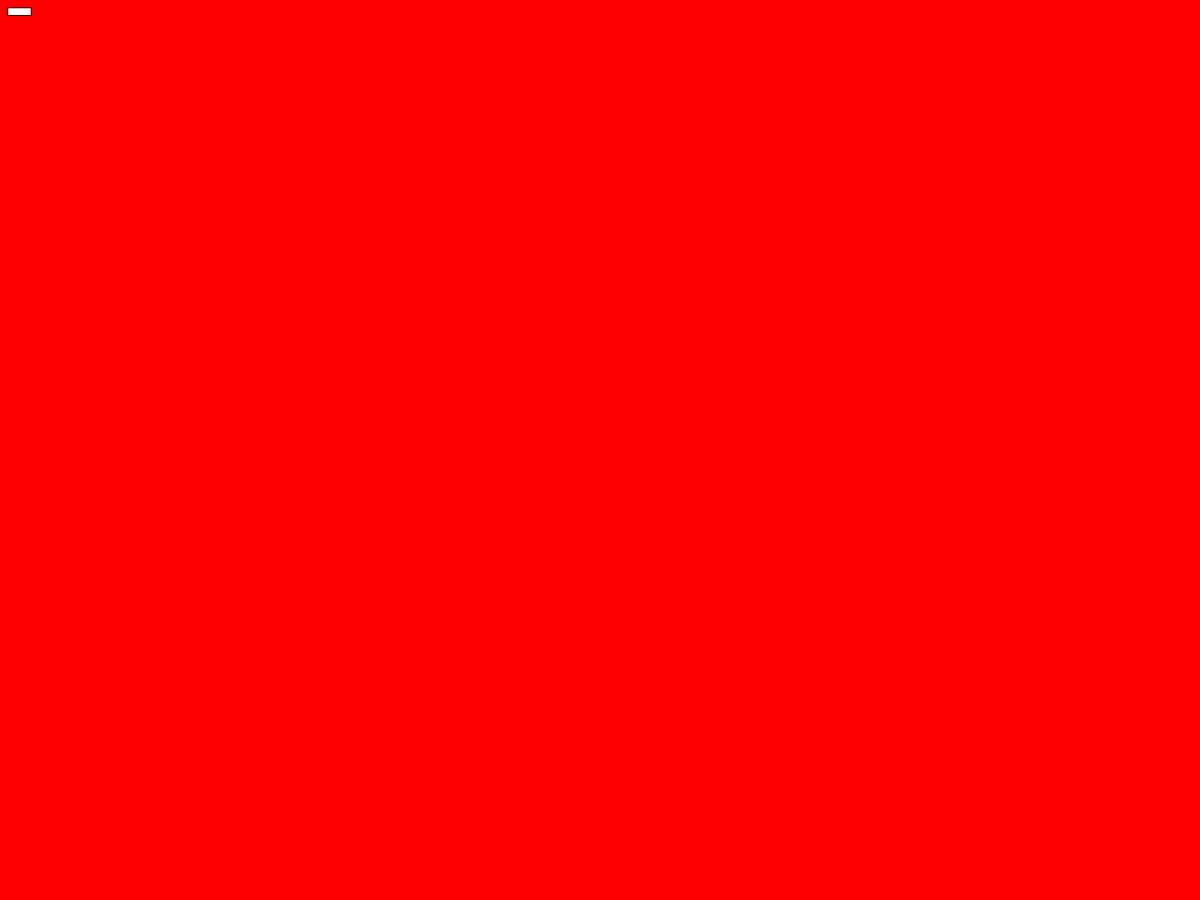
Frame 1 (no input)
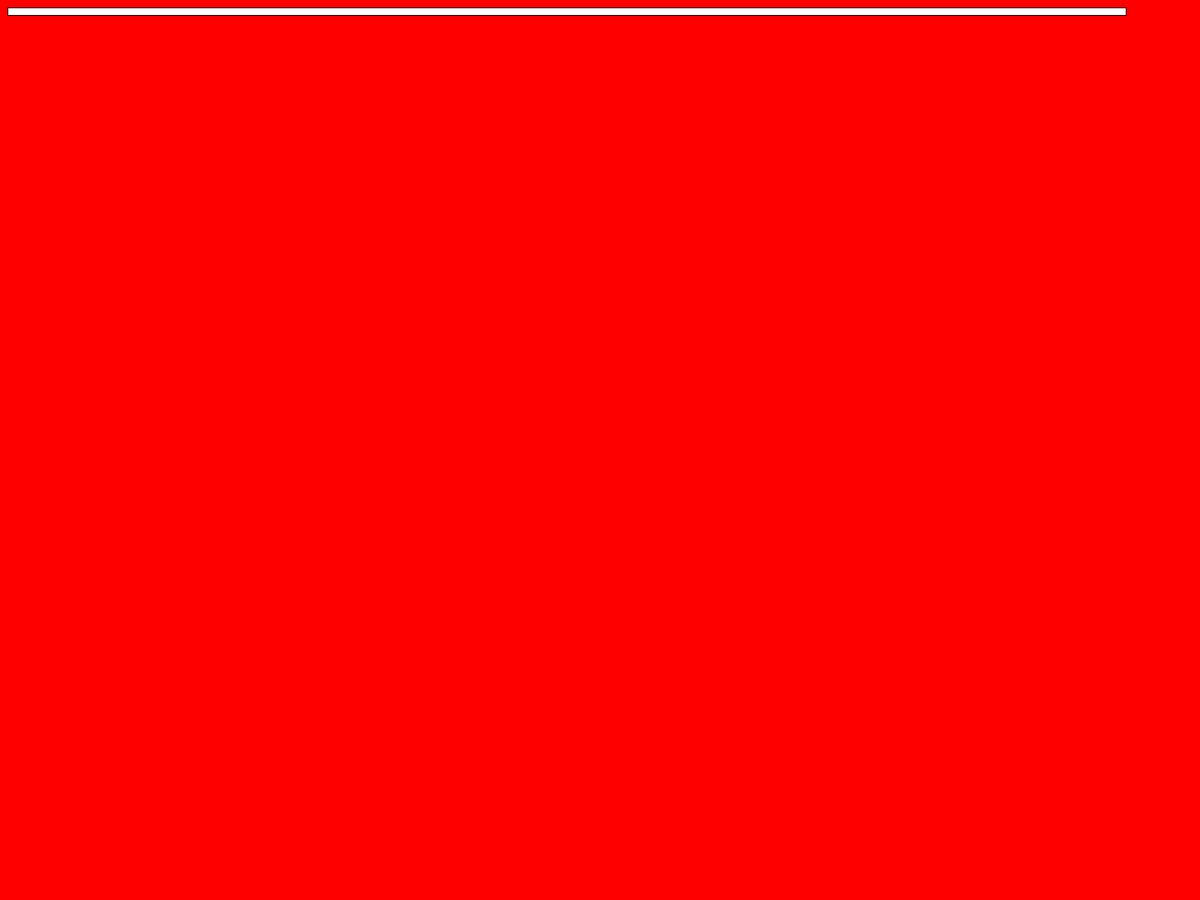
Frame 60 (the mouse pressed at the canvas centre just before this capture)
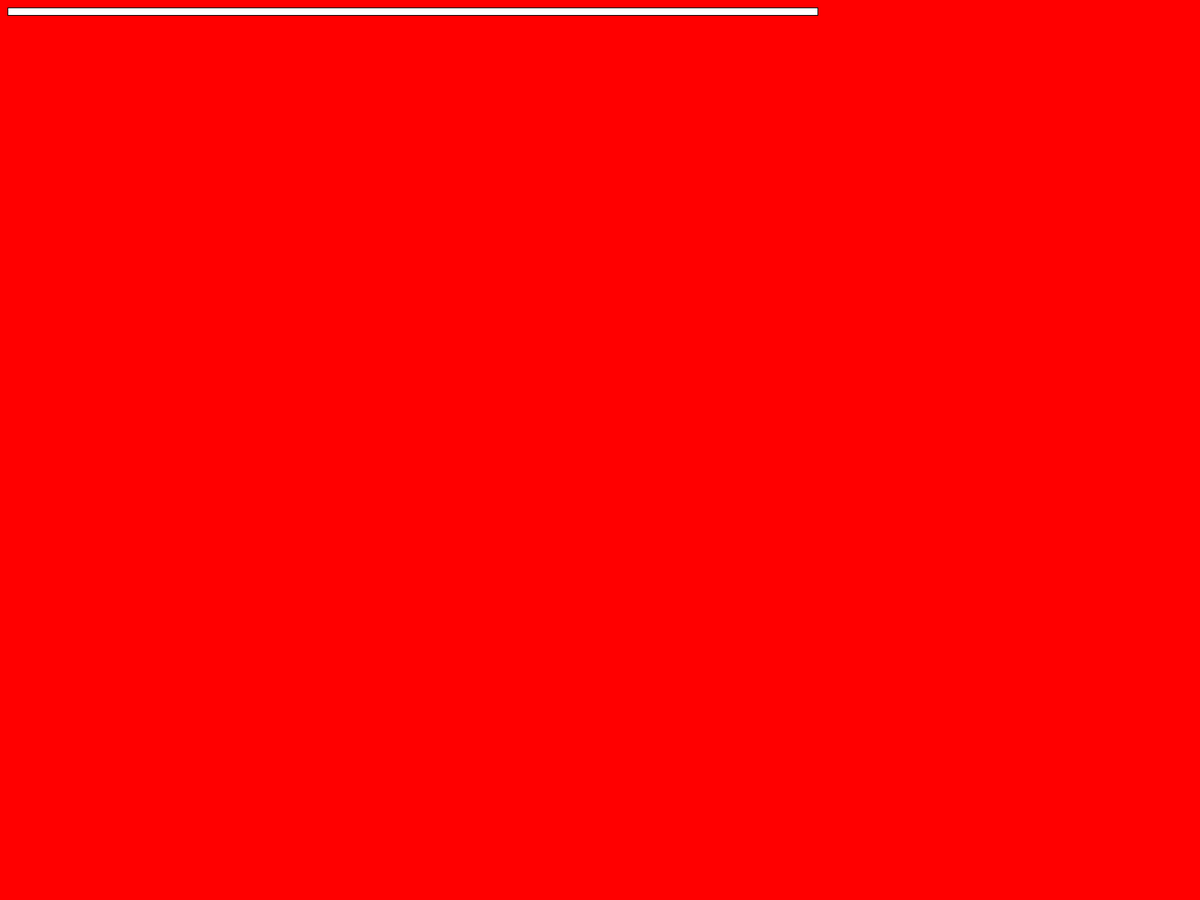
Frame 120 (the mouse held since frame 60 and released just before this capture)

The Processing sketch that drew these frames (run headless with seeded random() and noise(); from frame 60 on, the mouse is pressed at the canvas centre):

// Processing sketch: example_1
// ── example_1.pde
PWindow win;
PGraphics pg;
 
public void settings() {
  size(displayWidth, displayHeight);
}
 
void setup() { 
  win = new PWindow();
  pg = createGraphics(width, height);
  println(width, height);
}
 
void draw() {
  pg.beginDraw();
  pg.background(255, 0, 0);
  pg.fill(255);
  pg.rect(10, 10, abs(sin(frameCount*.02)*width), 10);
  pg.endDraw();
  image(pg, 0, 0, width, height);
  win.setPG(pg);
}
 
void mousePressed() {
  println("mousePressed in primary window");
}  
 
class PWindow extends PApplet {
  PGraphics pg1;
 
  PWindow() {
    super();
    PApplet.runSketch(new String[] {this.getClass().getSimpleName()}, this);
  }
 
  void settings() {
    size(320, 240);
  }
 
  void setup() {
    background(150);
    pg1 = createGraphics(width, height);
    println(width, height);
  }
 
  void setPG(PGraphics pg1) {
    pg1.beginDraw();
    this.pg1=pg1;
    pg1.endDraw();
  }
 
  void draw() {
    image(pg1, 0, 0, width, height);
  }
 
  void mousePressed() {
    println("mousePressed in secondary window");
  }
}
